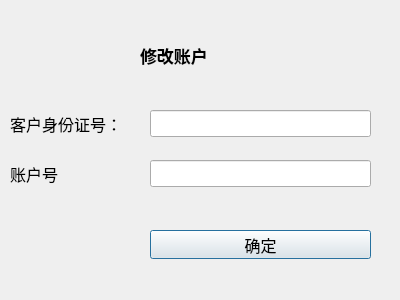
<?xml version="1.0" encoding="UTF-8"?>
<ui version="4.0">
 <class>modifyAccountOk</class>
 <widget class="QDialog" name="modifyAccountOk">
  <property name="geometry">
   <rect>
    <x>0</x>
    <y>0</y>
    <width>400</width>
    <height>300</height>
   </rect>
  </property>
  <property name="windowTitle">
   <string>Dialog</string>
  </property>
  <widget class="QLineEdit" name="id">
   <property name="geometry">
    <rect>
     <x>150</x>
     <y>110</y>
     <width>221</width>
     <height>27</height>
    </rect>
   </property>
   <property name="font">
    <font>
     <pointsize>12</pointsize>
    </font>
   </property>
   <property name="text">
    <string/>
   </property>
  </widget>
  <widget class="QLabel" name="label_5">
   <property name="geometry">
    <rect>
     <x>140</x>
     <y>40</y>
     <width>121</width>
     <height>31</height>
    </rect>
   </property>
   <property name="font">
    <font>
     <family>Bahnschrift SemiCondensed</family>
     <pointsize>13</pointsize>
     <weight>75</weight>
     <bold>true</bold>
    </font>
   </property>
   <property name="text">
    <string>修改账户</string>
   </property>
  </widget>
  <widget class="QLabel" name="label">
   <property name="geometry">
    <rect>
     <x>10</x>
     <y>110</y>
     <width>150</width>
     <height>27</height>
    </rect>
   </property>
   <property name="font">
    <font>
     <pointsize>12</pointsize>
    </font>
   </property>
   <property name="text">
    <string>客户身份证号：</string>
   </property>
  </widget>
  <widget class="QPushButton" name="OkBtn">
   <property name="geometry">
    <rect>
     <x>150</x>
     <y>230</y>
     <width>221</width>
     <height>29</height>
    </rect>
   </property>
   <property name="font">
    <font>
     <pointsize>12</pointsize>
    </font>
   </property>
   <property name="autoFillBackground">
    <bool>true</bool>
   </property>
   <property name="text">
    <string>确定</string>
   </property>
  </widget>
  <widget class="QLabel" name="label_2">
   <property name="geometry">
    <rect>
     <x>10</x>
     <y>160</y>
     <width>150</width>
     <height>27</height>
    </rect>
   </property>
   <property name="font">
    <font>
     <pointsize>12</pointsize>
    </font>
   </property>
   <property name="text">
    <string>账户号</string>
   </property>
  </widget>
  <widget class="QLineEdit" name="id_2">
   <property name="geometry">
    <rect>
     <x>150</x>
     <y>160</y>
     <width>221</width>
     <height>27</height>
    </rect>
   </property>
   <property name="font">
    <font>
     <pointsize>12</pointsize>
    </font>
   </property>
   <property name="text">
    <string/>
   </property>
  </widget>
 </widget>
 <resources/>
 <connections/>
</ui>
